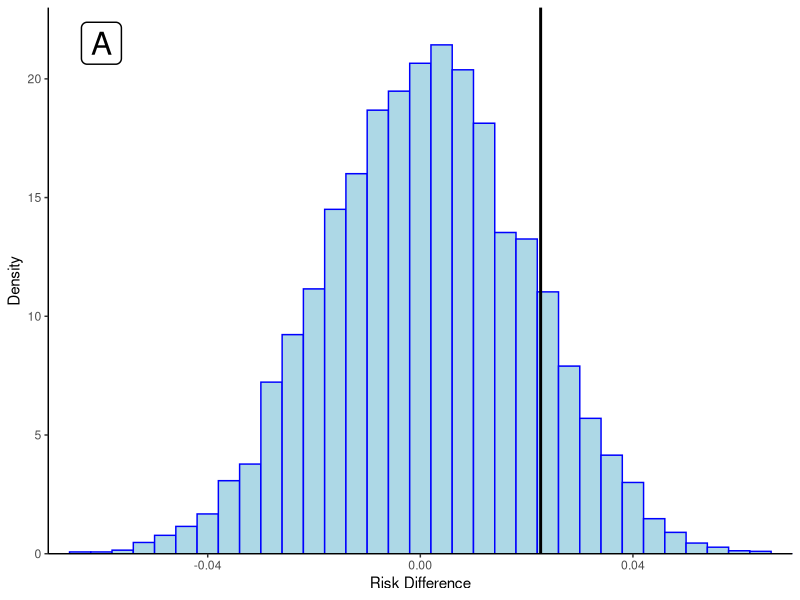
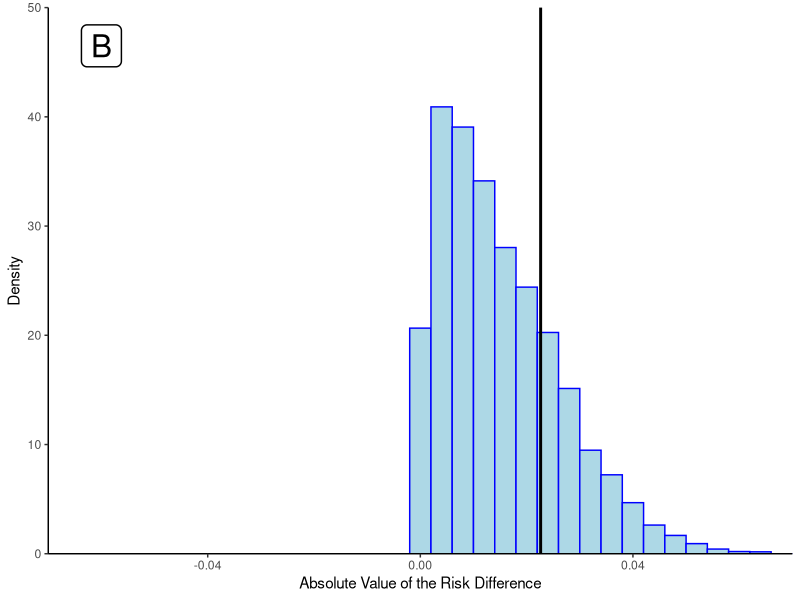

These charts were generated, in order, by the following R code:

#######################################################################################################
#
# Purpose: To show how simulation/permutation can be used to demonstrate the definition of a p-value
#
# Author: Jacqueline E. Rudolph
#
# Required packages: ggplot2
#
# Last Updated: 11 mar 2020
#
#######################################################################################################

##Set your working directory and load in necessary packages

setwd("your_working_directory")

packages <- c("ggplot2")
for (package in packages) {
  if (!require(package, character.only=T, quietly=T)) {
    install.packages(package,repos='http://lib.stat.cmu.edu/R/CRAN') 
  }
  library(package, character.only=T)
}


##Set up the simulation

reps <- 10000       #Number of permutations
n <- 1000           #Number of individuals in each sample

set.seed(123)
rd <- rep(NA,reps)  #Vector to hold risk difference results

  #Simulate randomized treatment, with P(R=1)=0.5
  r <- rbinom(n, 1, 0.5)

  #Simulate binary outcome affected by treatment
  #P(Y=1)=0.1 and log OR for R is 0.75
  y <- rbinom(n, 1, 1/(1 + exp(-(-log(1/0.1 - 1) - 0.75*(0.5) + 0.75*r))))

  #Estimate the RD for R and its p-value
  res <- glm(y ~ r, family=gaussian(link="identity"))
  rd_est <- summary(res)$coefficients[2]
  rd_pvalue <- summary(res)$coefficients[8]

  #Permute exposure "reps" number of times
  for (i in 1:reps){
    set.seed(123 + i)
    u <- runif(n)         #For each individual take a draw from a uniform distribution
    r_new <- r[order(u)]  #Re-order the individuals on the basis of that draw
    
    #Using permuted exposure and original outcome, estimate the RD and save its value in the rd vector
    rd[i] <- summary(glm(y ~ r_new, family=gaussian(link="identity")))$coefficients[2]
  }
  
  #Calculate the one-sided permutation p-value, by taking the proportion
  #of permutations that had a RD greater than the RD from the original sample
  prop <- sum(abs(rd) > rd_est)/reps

  
##Visualize the results

thm <- theme_classic() +
  theme(
    legend.position = "bottom",
    legend.background = element_rect(fill = "transparent", colour = NA),
    legend.key = element_rect(fill = "transparent", colour = NA)
  )

    #One-sided p-value
    pdf("pval1.pdf",height=5,width=5)
    ggplot() +
      geom_histogram(aes(rd, stat(density)), bins=36, color="blue", fill="lightblue") +
      geom_vline(xintercept=rd_est, color="black", size=1) +
      geom_label(aes(x=-0.06, y=21.5, label="A"), size=8, label.size=0.5) +
      xlab("Risk Difference") + scale_x_continuous(expand=c(0, 0), limits=c(-0.07, 0.07)) +  
      ylab("Density") + scale_y_continuous(expand=c(0, 0), limits=c(0, 23)) + thm
    dev.off()

    #Two-sided p-value
    pdf("pval2.pdf",height=5,width=5)
    ggplot() +
      geom_histogram(aes(abs(rd), stat(density)), bins=36, color="blue", fill="lightblue") +
      geom_vline(xintercept=rd_est, color="black", size=1) +
      geom_label(aes(x=-0.06, y=46.5, label="B"), size=8, label.size=0.5) +
      xlab("Absolute Value of the Risk Difference") + scale_x_continuous(expand=c(0, 0), limits=c(-0.07, 0.07)) + 
      ylab("Density") + scale_y_continuous(expand=c(0, 0), limits=c(0, 50)) + thm
    dev.off()
